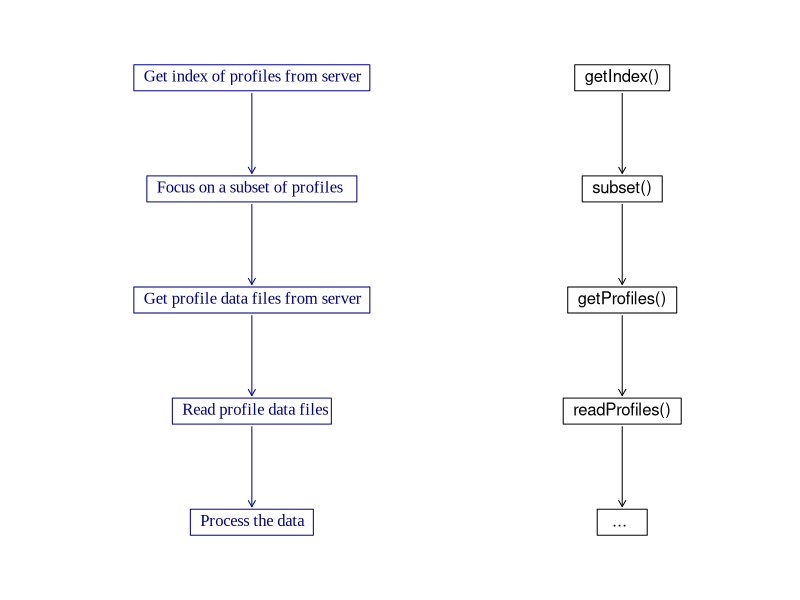

Recreate this plot in R.
colText <- "darkblue"
colCode <- "black"
PNG <- TRUE
library(graphics)
textInBox <- function(x, y, text, cex=1, pos=4, center=TRUE, family="Times New Roman", col="black")
{
    message(text)
    message("  x=", x, " y=", y)
    w <- graphics::strwidth(text)
    h <- graphics::strheight(text)
    message("  w=", w, ", h=", h)
    if (center)
        x <- x - w/2
    message("  x=", x, " y=", y)
    text(x, y, text, cex=cex, pos=pos, family=family, col=col)
    rect(x, y-h, x+w, y+h, border=col)
    invisible(list(w=w, h=h))
}
if (PNG) png("workflow.png", width=3.5, height=2, unit="in", res=130, pointsize=8)
oldpar <- par(no.readonly=TRUE)
par(mar=rep(0,4))
plot(c(0, 1), c(0, 1), type="n", xlab="", ylab="", axes=FALSE)
x0 <- 0.3
y0 <- 0.9
dy <- 0.2
wh <- textInBox(x0, y0, "Get index of profiles from server", col=colText)
h <- wh$h * 1.2
length <- 0.07
arrows(x0, y0-h, x0, y0-dy+h, length=length, col=colText)
y0 <- y0 - dy
textInBox(x0, y0, "Focus on a subset of profiles", col=colText)
arrows(x0, y0-h, x0, y0-dy+h, length=length, col=colText)
y0 <- y0 - dy
textInBox(x0, y0, "Get profile data files from server", col=colText)
arrows(x0, y0-h, x0, y0-dy+h, length=length, col=colText)
y0 <- y0 - dy
textInBox(x0, y0, "Read profile data files", col=colText)
arrows(x0, y0-h, x0, y0-dy+h, length=length, col=colText)
y0 <- y0 - dy
textInBox(x0, y0, "Process the data", col=colText)

x0 <- 0.8
y0 <- 0.9
dy <- 0.2
wh <- textInBox(x0, y0, "getIndex()    ", family="sans", col=colCode)
h <- wh$h * 1.2
arrows(x0, y0-h, x0, y0-dy+h, length=length)
y0 <- y0 - dy
textInBox(x0, y0, "subset()    ", family="sans", col=colCode)
arrows(x0, y0-h, x0, y0-dy+h, length=length)
y0 <- y0 - dy
textInBox(x0, y0, "getProfiles()    ", family="sans", col=colCode)
arrows(x0, y0-h, x0, y0-dy+h, length=length)
y0 <- y0 - dy
textInBox(x0, y0, "readProfiles()    ", family="sans", col=colCode)
arrows(x0, y0-h, x0, y0-dy+h, length=length)
y0 <- y0 - dy
textInBox(x0, y0, " ...      ", family="sans", col=colCode)
par(oldpar)

if (PNG) dev.off()

